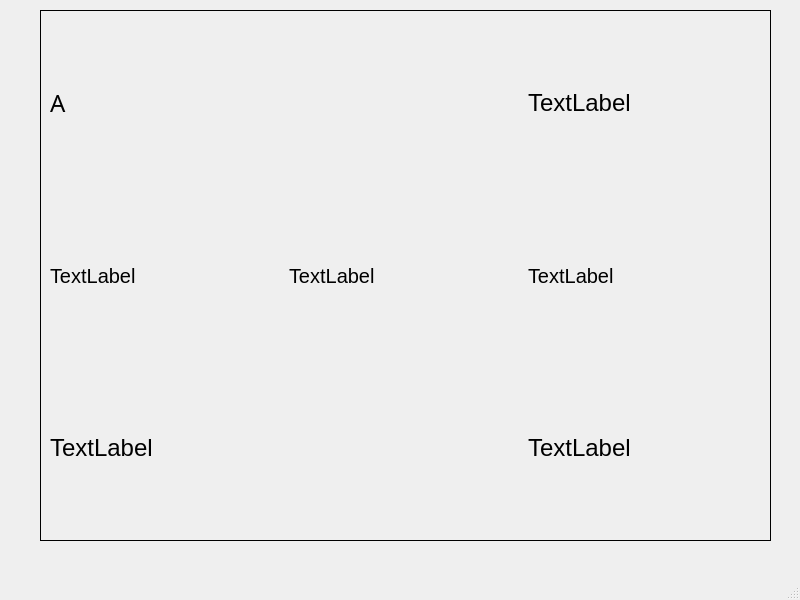
<?xml version="1.0" encoding="UTF-8"?>
<ui version="4.0">
 <class>MainWindow</class>
 <widget class="QMainWindow" name="MainWindow">
  <property name="geometry">
   <rect>
    <x>0</x>
    <y>0</y>
    <width>800</width>
    <height>600</height>
   </rect>
  </property>
  <property name="windowTitle">
   <string>MainWindow</string>
  </property>
  <widget class="QWidget" name="centralwidget">
   <widget class="QStackedWidget" name="Main_page">
    <property name="geometry">
     <rect>
      <x>40</x>
      <y>10</y>
      <width>731</width>
      <height>531</height>
     </rect>
    </property>
    <property name="sizePolicy">
     <sizepolicy hsizetype="Expanding" vsizetype="Expanding">
      <horstretch>0</horstretch>
      <verstretch>0</verstretch>
     </sizepolicy>
    </property>
    <property name="font">
     <font>
      <pointsize>18</pointsize>
     </font>
    </property>
    <property name="frameShape">
     <enum>QFrame::Box</enum>
    </property>
    <property name="frameShadow">
     <enum>QFrame::Plain</enum>
    </property>
    <widget class="QWidget" name="page">
     <layout class="QGridLayout" name="gridLayout">
      <item row="0" column="0" colspan="2">
       <widget class="QLabel" name="id_name">
        <property name="font">
         <font>
          <family>Sans Serif</family>
          <pointsize>18</pointsize>
         </font>
        </property>
        <property name="frameShape">
         <enum>QFrame::NoFrame</enum>
        </property>
        <property name="text">
         <string>A</string>
        </property>
       </widget>
      </item>
      <item row="0" column="3">
       <widget class="QLabel" name="fligh_nr">
        <property name="text">
         <string>TextLabel</string>
        </property>
       </widget>
      </item>
      <item row="1" column="0">
       <widget class="QLabel" name="seat_class">
        <property name="font">
         <font>
          <pointsize>15</pointsize>
         </font>
        </property>
        <property name="text">
         <string>TextLabel</string>
        </property>
       </widget>
      </item>
      <item row="1" column="3">
       <widget class="QLabel" name="flight_destination">
        <property name="font">
         <font>
          <pointsize>15</pointsize>
         </font>
        </property>
        <property name="text">
         <string>TextLabel</string>
        </property>
       </widget>
      </item>
      <item row="2" column="0">
       <widget class="QLabel" name="gate">
        <property name="text">
         <string>TextLabel</string>
        </property>
       </widget>
      </item>
      <item row="2" column="3">
       <widget class="QLabel" name="time_of_departue">
        <property name="text">
         <string>TextLabel</string>
        </property>
       </widget>
      </item>
      <item row="1" column="1">
       <widget class="QLabel" name="seat_nr">
        <property name="font">
         <font>
          <pointsize>15</pointsize>
         </font>
        </property>
        <property name="text">
         <string>TextLabel</string>
        </property>
       </widget>
      </item>
     </layout>
    </widget>
    <widget class="QWidget" name="page_2"/>
   </widget>
  </widget>
  <widget class="QMenuBar" name="menubar">
   <property name="geometry">
    <rect>
     <x>0</x>
     <y>0</y>
     <width>800</width>
     <height>20</height>
    </rect>
   </property>
  </widget>
  <widget class="QStatusBar" name="statusbar"/>
 </widget>
 <resources/>
 <connections/>
</ui>
